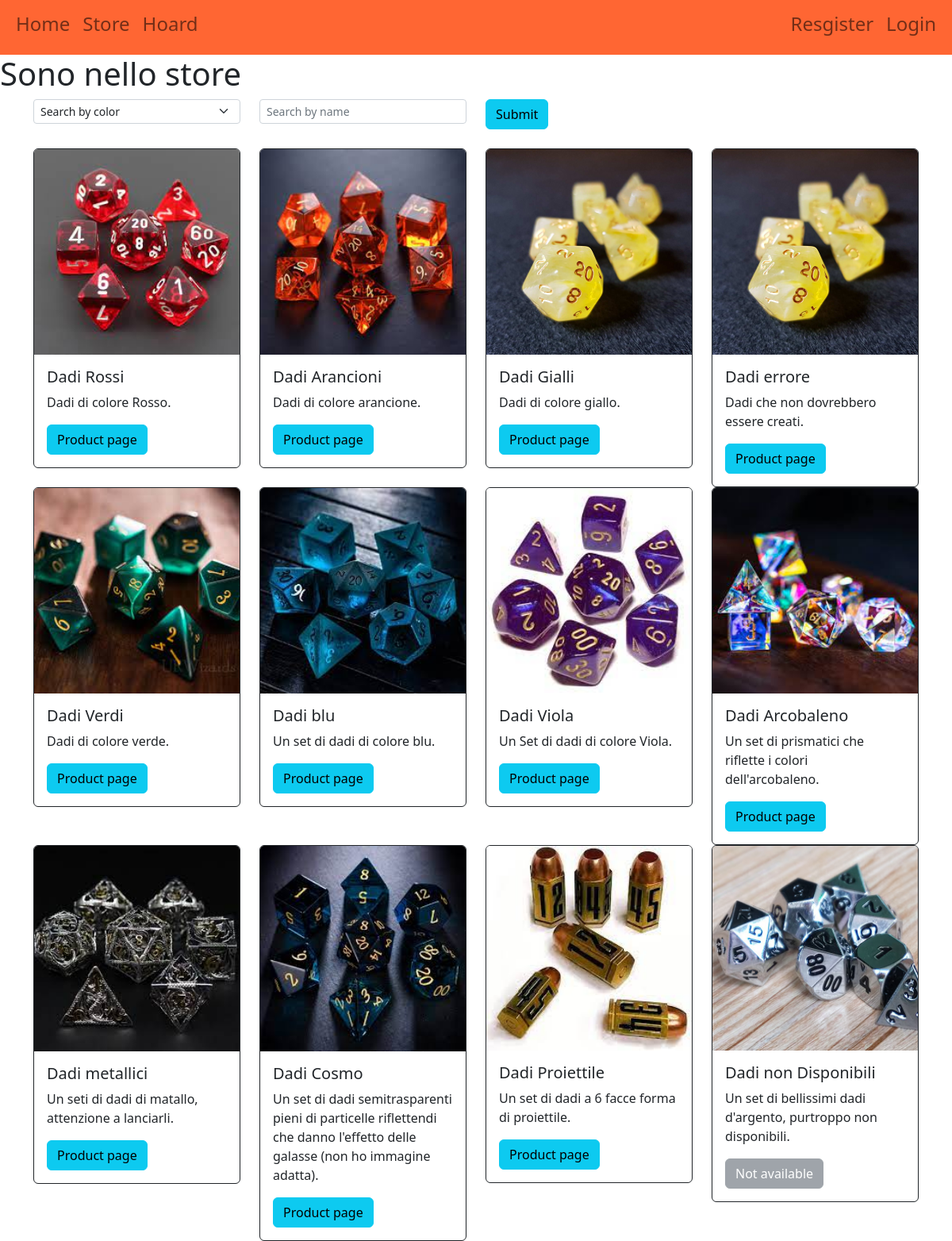
/store/, run on the app's committed database.
### store/models.py (models this page shows, shortened)
class Dice(models.Model):
    COLORS = [
        ("R","Red"),
        ("O","Orange"),
        ("Y","Yellow"),
        ("G","Green"),
        ("B","Blue"),
        ("P","Purple"),
        ("N","Black"),
        ("W","White"),
        ("M","Metal"),
    ]
    code = models.CharField(max_length=255, primary_key=True, unique=True)
    name = models.CharField(max_length=50)
    number_of_pices = models.PositiveSmallIntegerField()
    primary_color = models.CharField(max_length=1, choices=COLORS)
    description = models.CharField(max_length=300)
    seller = models.ForeignKey(User,on_delete=models.SET_NULL,null=True)
    available = models.BooleanField()
    price = models.FloatField()
    image = models.ImageField(upload_to='uploads/',null= True)

### store/views.py (the view)
# urls.py: path('store/', include('store.urls')),
def store(request):
    if request.method == "POST":
        colore = request.POST['color']
        nome= request.POST['name']
        if colore != "none" and nome != "":
            dices= Dice.objects.filter(primary_color__exact=colore,name__iexact=nome)
        else:
            if colore != "none":
                dices = Dice.objects.filter(primary_color__exact=colore)
            if  nome != "":
                dices = Dice.objects.filter(name__iexact=nome)
        if nome == "":
            if colore == "none":
                dices = Dice.objects.all()
    else:
        dices = Dice.objects.all()
        if request.user.is_authenticated:
            ret = rater.set_up_prediction()
            dices = sorted(dices, key = lambda d: suggestion(request.user.username,d.code,ret))
        else:
            dices = dices.reverse()
    if not dices:
        vuoto = True
    else:
        vuoto = False
    ctx = {
            'dices' :   dices,
            'vuoto' : vuoto,
            'MEDIA_URL' : settings.MEDIA_URL
        }
    return render(request, template_name='store/store.html', context=ctx)

### banch/templatetags/custom_filters.py (called while the page is built)
@register.filter(name='has_group')
def has_group(user, group_name):
    group = Group.objects.get(name=group_name)
    return True if group in user.groups.all() else False

### templates/store/store.html (shortened to what this page needs)
{% extends "base.html" %}
{% block head %}
    {% load static %}
{% endblock %}
{% block content %}
    <h1>Sono nello store</h1>
        <form class="container" method="post">{% csrf_token %}
            <div class="form-group">
            <div class="row">
                <div class="col-sm-3">
                    <select name='color' class="form-select form-select-sm" aria-label=".form-select-sm">
                        <option value="none" selected>Search by color</option>
                    </select>
                </div>
                <div class="col-sm-3">
                    <input name="name" class="form-control form-control-sm" type="text" placeholder="Search by name">
                </div>
                <div class="col-sm-1">
                    <button type="submit" class="btn btn-info">Submit</button>
                </div>
            </div>
            </div>
        </form>
        <br>
        {% if vuoto %}
        <div class="text-center">
            <img src="{%static 'set/empty.png' %}" class="img-fluid" alt="Try search something else">
        </div>
        {% else %}
        <div class="container">
            <div class="row justify-content-md-center">
                {% for dice in dices %}
                <div class="col-sm-3">
                    <div class="card border-dark">
                        <img class="card-img-top border-dark" src="{{ MEDIA_URL }}{{dice.image}}" onerror="this.src='{%static 'set/set_default.png' %}'">
                        <div class="card-body">
                            <h5 class="card-title">{{ dice.name }}</h5>
                            <p class="card-text">{{ dice.description }}.</p>
                            {% if dice.available %}
                                <a href="{% url 'store:purchase' code=dice.code %}" class="btn btn-info">Product page</a>
                            {%else%}
                                <a href="" class="btn btn-secondary disabled" >Not available</a>
                            {% endif %}
                        </div>
                    </div>
                </div>
                {% endfor %}
            </div>
        </div>
        {% endif %}
{% endblock %}

### data on the page
Dice: image (picture), name "Dadi Rossi", description "Dadi di colore Rosso", available "Product page"
Dice: image (picture), name "Dadi Arancioni", description "Dadi di colore arancione", available "Product page"
Dice: image (picture), name "Dadi Gialli", description "Dadi di colore giallo", available "Product page"
Dice: image (picture), name "Dadi errore", description "Dadi che non dovrebbero essere creati", available "Product page"
Dice: image (picture), name "Dadi Verdi", description "Dadi di colore verde", available "Product page"
Dice: image (picture), name "Dadi blu", description "Un set di dadi di colore blu", available "Product page"
Dice: image (picture), name "Dadi Viola", description "Un Set di dadi di colore Viola", available "Product page"
Dice: image (picture), name "Dadi Arcobaleno", description "Un set di prismatici che riflette i colori dell'arcobaleno", available "Product page"
Dice: image (picture), name "Dadi metallici", description "Un seti di dadi di matallo, attenzione a lanciarli", available "Product page"
Dice: image (picture), name "Dadi Cosmo", description "Un set di dadi semitrasparenti pieni di particelle riflettendi che danno l'effetto delle galasse (non ho immagine adatta)", available "Product page"
Dice: image (picture), name "Dadi Proiettile", description "Un set di dadi a 6 facce forma di proiettile", available "Product page"
Dice: image (picture), name "Dadi non Disponibili", description "Un set di bellissimi dadi d'argento, purtroppo non disponibili", available "Not available"
